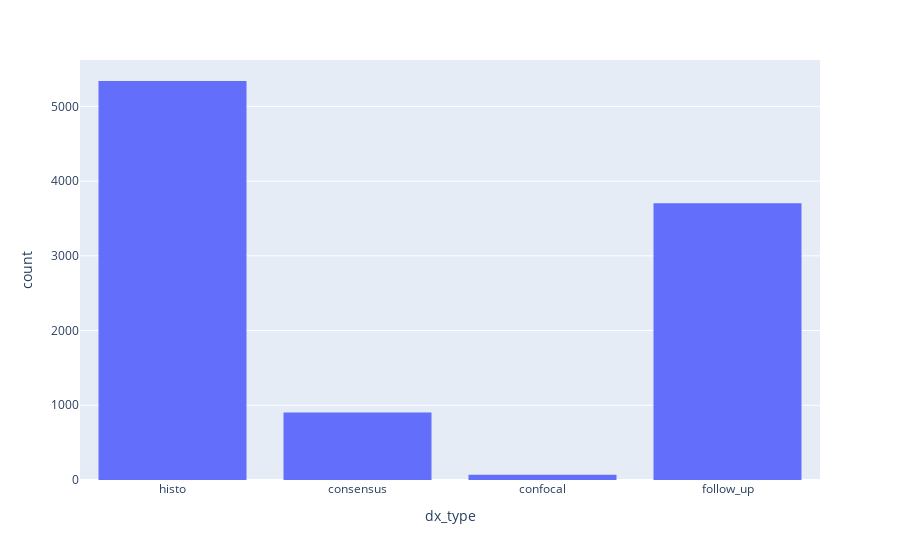

The notebook cell this image was saved under:
### Code cell
fig = px.histogram(raw_df, x="dx_type")
fig.show()

### Figure 1 — Plotly figure (JSON) as saved in the notebook; plotly's stock layout.template omitted (floating-point values rounded to 4 significant figures; data arrays with more than 128 entries replaced by an {"elided": "..."} marker saying what was removed)
{"data": [{"alignmentgroup": "True", "bingroup": "x", "hovertemplate": "dx_type=%{x}<br>count=%{y}<extra></extra>", "legendgroup": "", "marker": {"color": "#636efa", "pattern": {"shape": ""}}, "name": "", "offsetgroup": "", "orientation": "v", "showlegend": false, "type": "histogram", "x": {"elided": "10015 str values"}, "xaxis": "x", "yaxis": "y"}], "layout": {"barmode": "relative", "legend": {"tracegroupgap": 0}, "margin": {"t": 60}, "xaxis": {"anchor": "y", "domain": [0, 1], "title": {"text": "dx_type"}}, "yaxis": {"anchor": "x", "domain": [0, 1], "title": {"text": "count"}}}}
